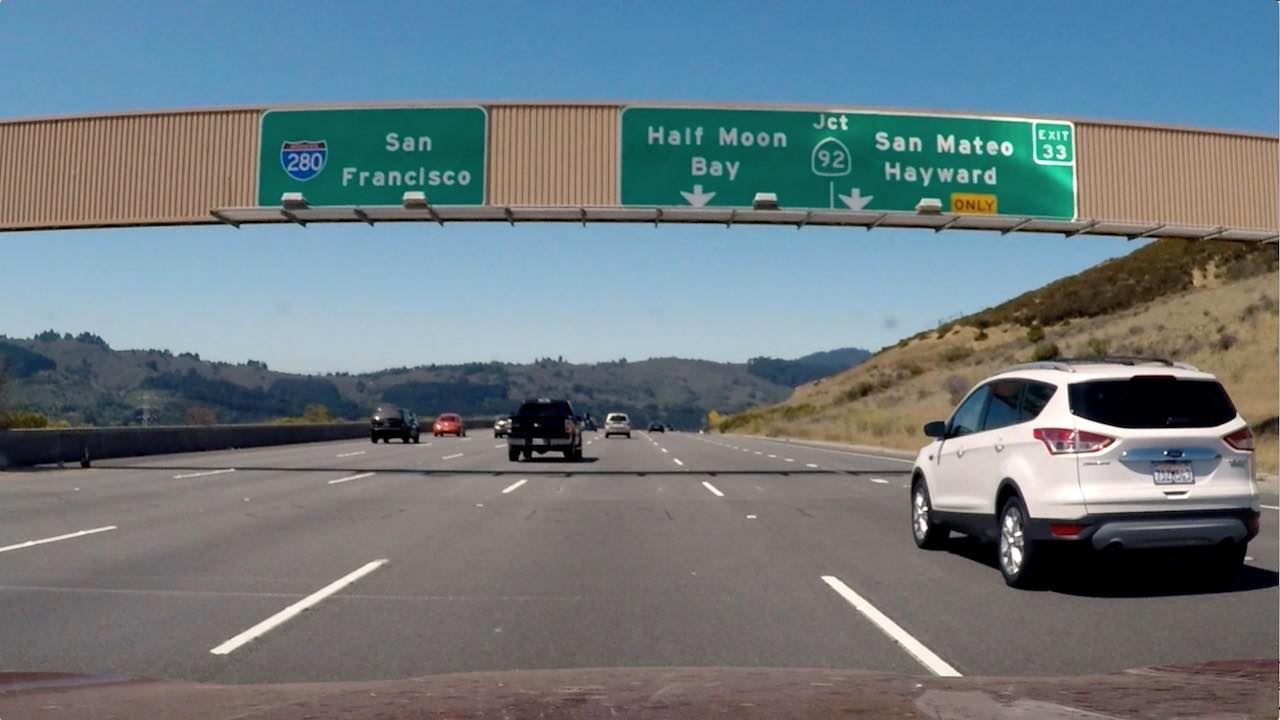
#> input picture camera_cal/signs_vehicles_xygrad.png, 1280 x 720 px
$ python combine_thresholds.py   (older library calls are emulated)
#> lines starting #> are read from the running program, lines starting #| are printed output that depends on the picture; after the words box and inside, x2 and y2 are one past the last pixel; in counts of white or black regions, pixels touching at a corner belong together
import cv2
import numpy as np
import matplotlib.pyplot as plt
import matplotlib.image as mpimg
import pickle


image = mpimg.imread('camera_cal/signs_vehicles_xygrad.png')
#> image is the input picture: shape (720, 1280, 3) float32; mean R, G, B 0.428, 0.477, 0.5


def grayscale(img):
	return cv2.cvtColor(img, cv2.COLOR_RGB2GRAY)
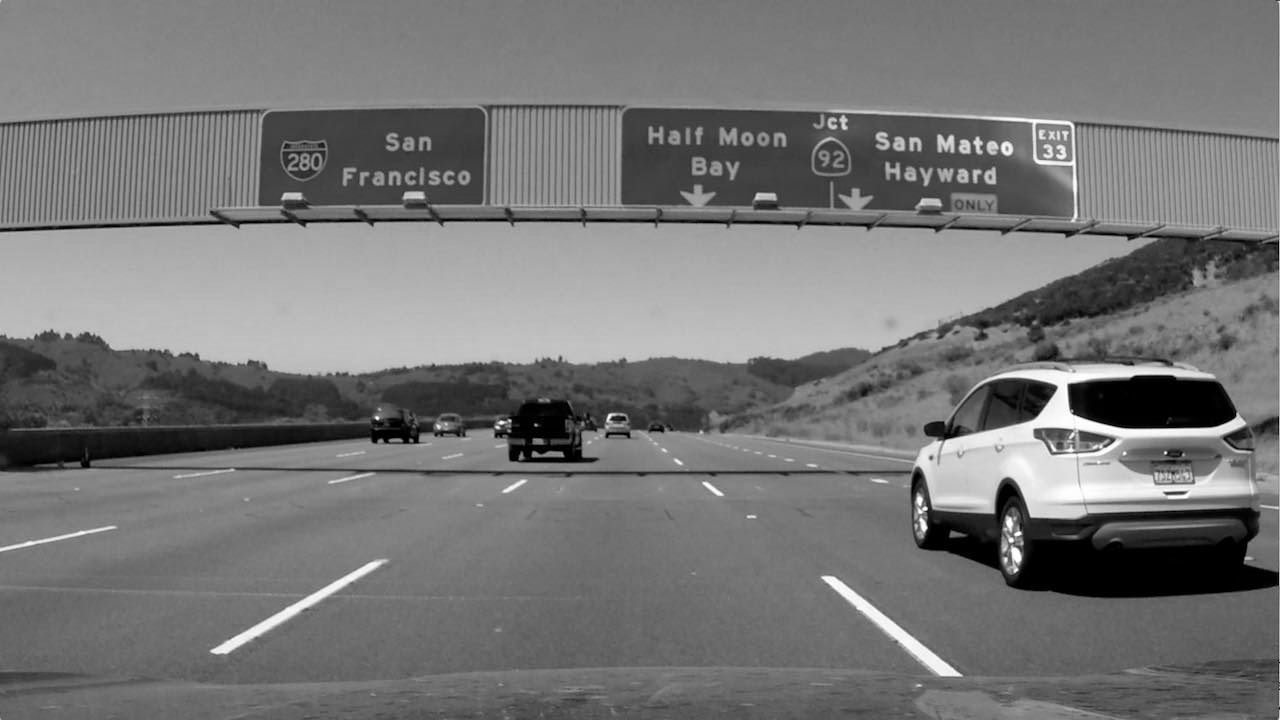
#> returned value: shape (720, 1280) float32; min 0, max 0.999, mean 0.465

def normalize(sobel_in):
	return np.uint8(255 * sobel_in / np.max(sobel_in))

def sobel_helper(img, orient = 'x', k = 3):
#> called with orient = 'x', k = 3
	if orient == 'x':
		return cv2.Sobel(img, cv2.CV_64F, 1, 0, ksize=k)
	if orient =='y':
		return cv2.Sobel(img, cv2.CV_64F, 0, 1, ksize=k)

def binary_output(output, thresh=(0, 255)):
	temp = np.zeros_like(output)
	temp[(output >= thresh[0]) & (output <= thresh[1])] = 1
	return temp


def abs_sobel_thresh(img, orient='x', sobel_kernel=3, thresh=(0, 255)):

	gray = grayscale(img)

	if orient =='x':
		sobel = sobel_helper(gray, 'x', sobel_kernel)
		abs_sobel = np.absolute(sobel)
	if orient =='y':
		sobel = sobel_helper(gray, 'y', sobel_kernel)
		abs_sobel = np.absolute(sobel)

	norm_sobel = normalize(abs_sobel)

	output = binary_output(norm_sobel, thresh)
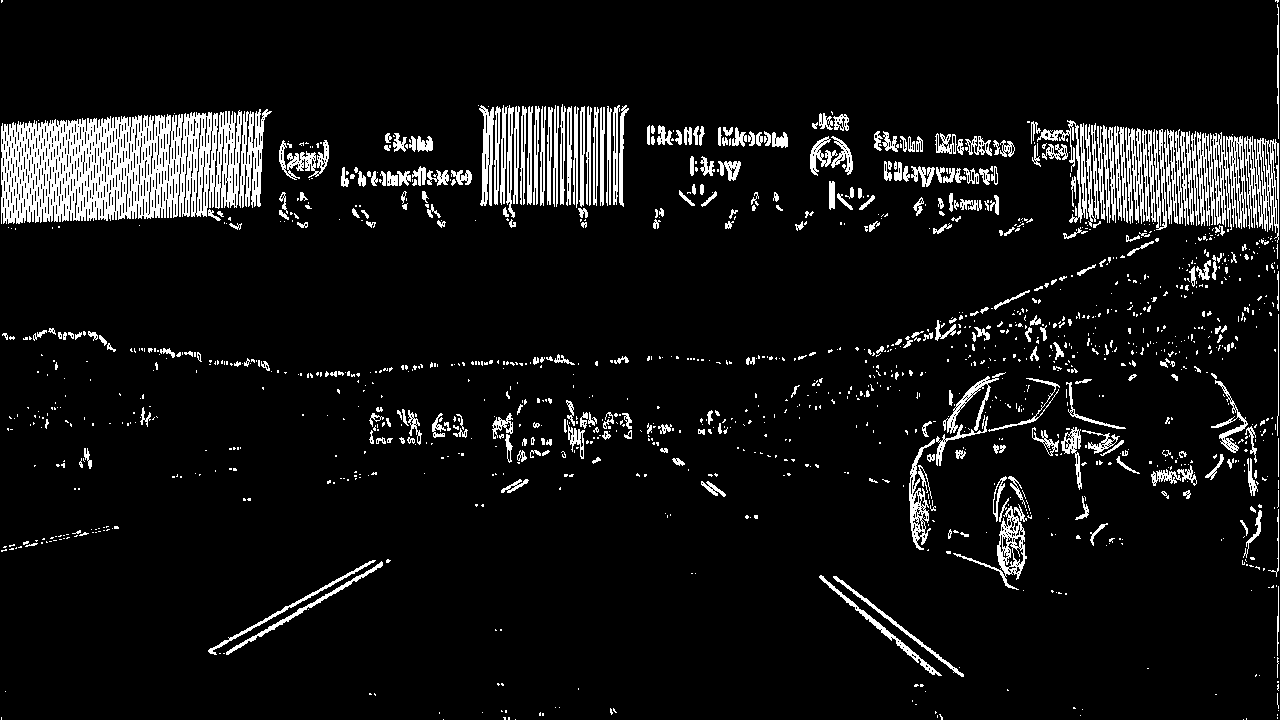
#> output: shape (720, 1280); values 0 (black) and 1 (white), 7.9% white; 1378 white regions (1040 under 20 px), largest, box (x1, y1, x2, y2) and area: (1, 110, 242, 224) 18700, (1197, 132, 1247, 230) 2653, (1244, 136, 1279, 243) 1807
#> call 2 of sobel_helper, with orient = 'y', k = 3
#> in sobel_helper (call 2), `return cv2.Sobel(img, cv2.CV_64F, 0, 1, ksize=k)`:
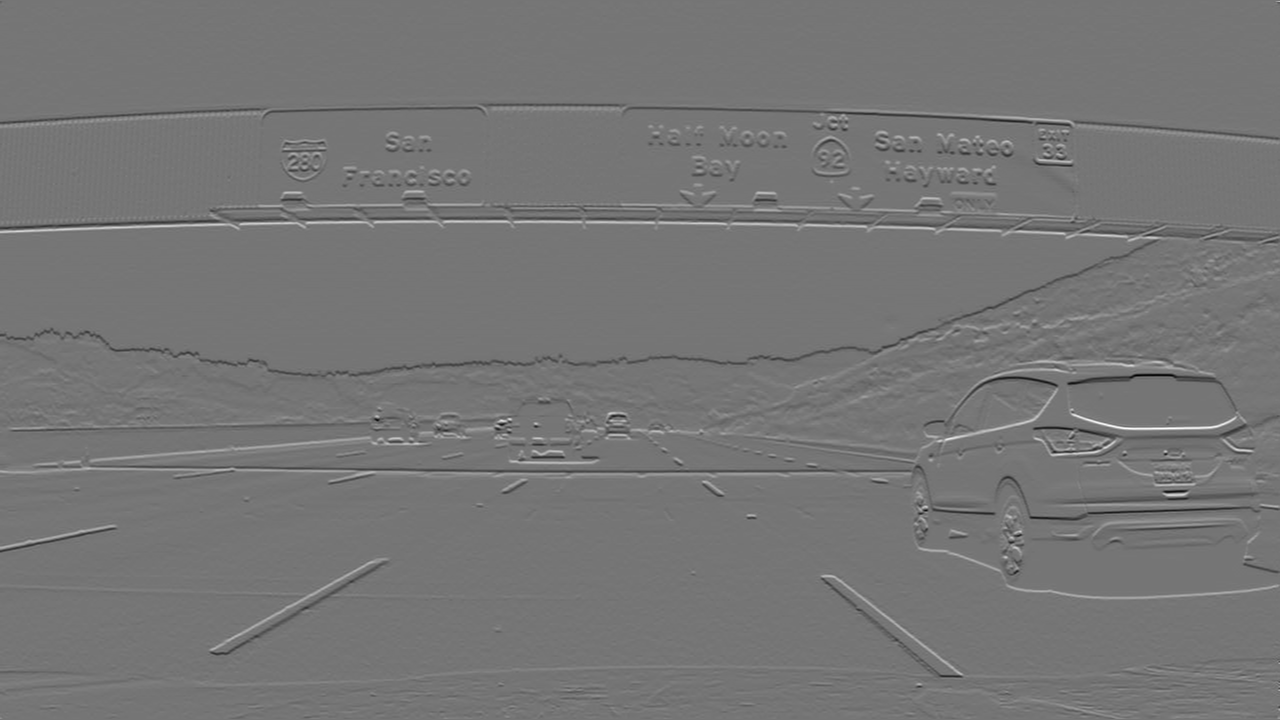
#> returned value: shape (720, 1280) float64; min -3.12, max 3.62, mean -0.00103; drawn with min black and max white
#> in abs_sobel_thresh (call 2), `output = binary_output(norm_sobel, thresh)`: output: shape (720, 1280); every value is 1

	return output

def mag_thresh(img, sobel_kernel=3, mag_thresh=(0, 255)):

#> called with sobel_kernel = 3, mag_thresh = (100, 255)
	gray = grayscale(img)

	sobelx = sobel_helper(gray, 'x', sobel_kernel)
	sobely = sobel_helper(gray, 'y', sobel_kernel)

	mag_sobel = np.sqrt((sobelx ** 2) + (sobely ** 2))

	norm_sobel = normalize(mag_sobel)

	output = binary_output(norm_sobel, mag_thresh)
#> output: shape (720, 1280); values 0 (black) and 1 (white), 0.87% white in thin lines or dots

	return output

def dir_threshold(img, sobel_kernel=3, thresh=(0, np.pi/2)):

#> called with sobel_kernel = 3, thresh = (0, 1.57)
	gray = grayscale(img)

	sobelx = sobel_helper(gray, 'x', sobel_kernel)
	sobely = sobel_helper(gray, 'y', sobel_kernel)

	grad_dir = np.arctan2(np.abs(sobely), np.abs(sobelx))
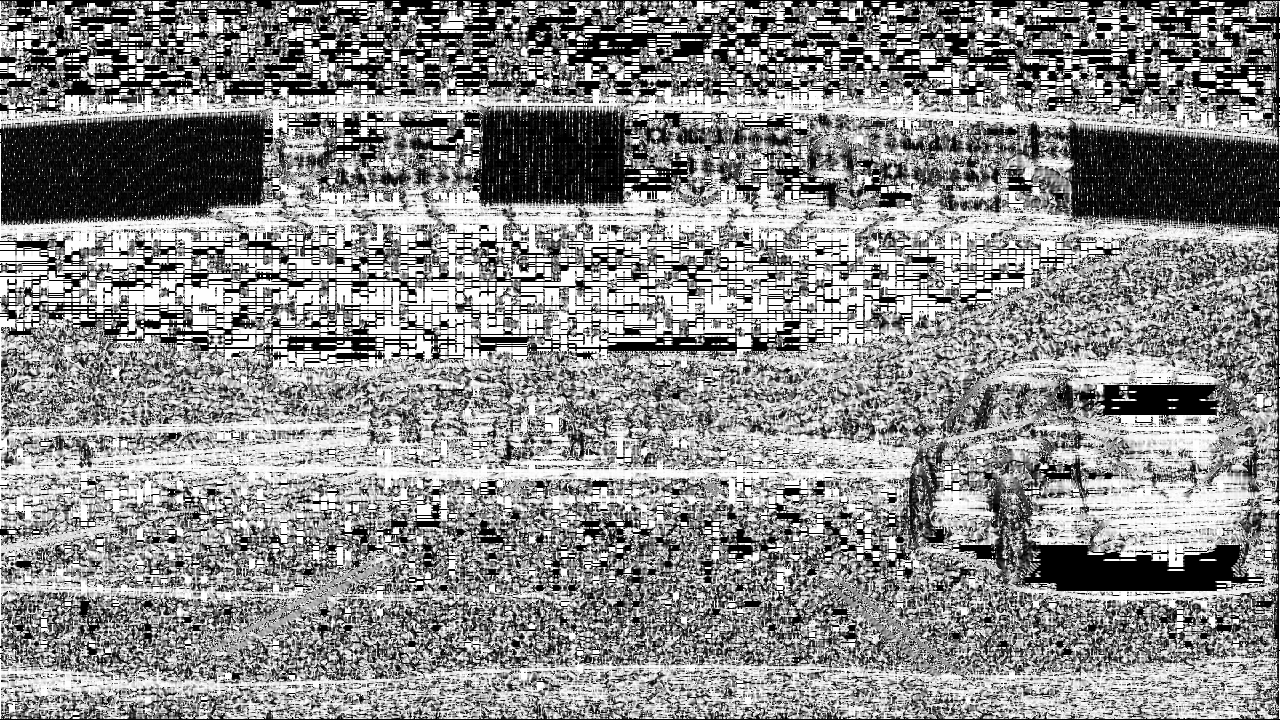
#> grad_dir: shape (720, 1280) float64; min 0, max 1.57, mean 0.861; drawn with min black and max white

	output = binary_output(grad_dir, thresh)
#> output: shape (720, 1280) float64; every value is 1

	return output

ksize = 3

gradx = abs_sobel_thresh(image, orient='x', sobel_kernel=ksize, thresh=(20, 100))
grady = abs_sobel_thresh(image, orient='y', sobel_kernel=ksize, thresh=(0, 255))
mag_binary = mag_thresh(image, sobel_kernel=ksize, mag_thresh=(100, 255))
dir_binary = dir_threshold(image, sobel_kernel=ksize, thresh=(0, np.pi/2))

combined = np.zeros_like(dir_binary)
combined[((gradx == 1) & (grady == 1)) | ((mag_binary == 1) & (dir_binary == 1))] = 1

plt.imshow(combined)
plt.show()
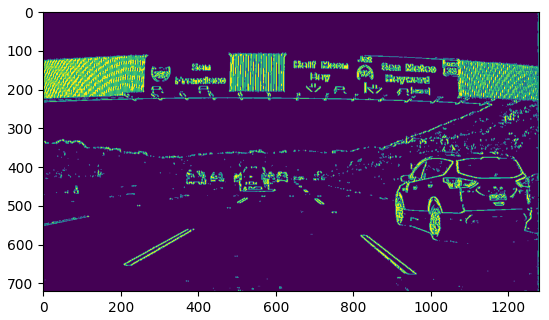
#> figure drawn by matplotlib, 1 panel
